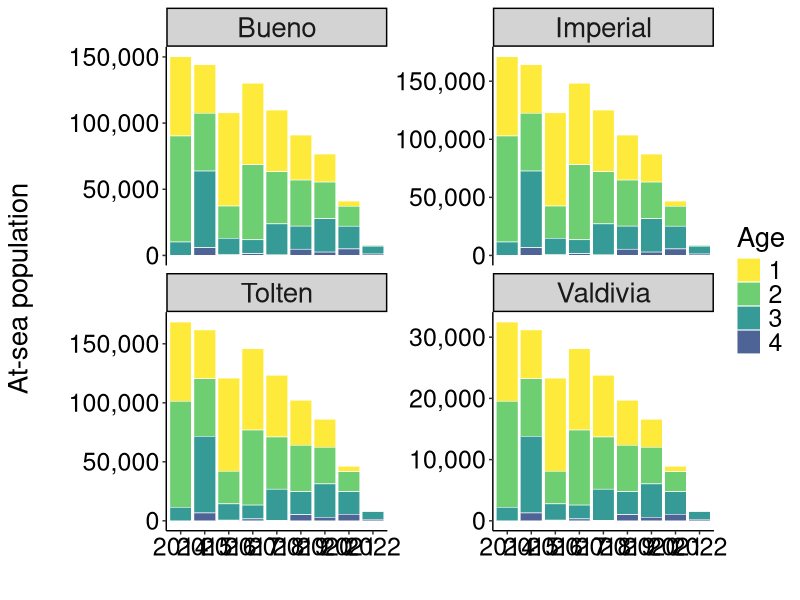
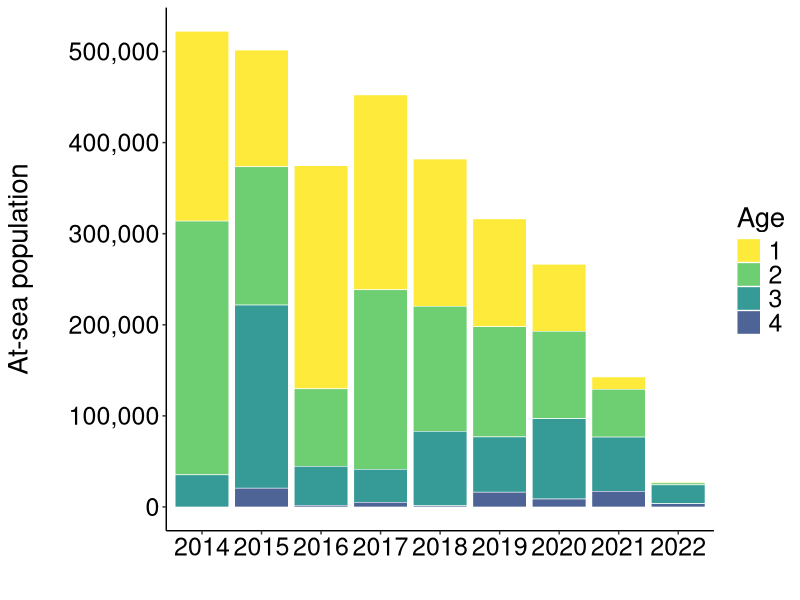

Source code (R) for these figures, in order:
# Backward cohort reconstruction — at-sea population by river

library(tidyverse)
library(ggplot2)

# ---- Cargar datos ----

# Población por edad, río y año (del script anterior)
poblacion_por_edad <- read.csv("data/data_raw/river-population/age-structure-population-by-river.csv")

# ---- Parámetros ----

mortalidades <- c(`1` = 0.2, `2` = 0.2, `3` = 0.2, `4` = 0.2, `5` = 0.2)

# ---- Función retrocálculo por río ----

calcular_retrocalculo_por_rio <- function(datos_poblacion, mortalidades) {
  
  datos_base <- datos_poblacion %>%
    filter(!is.na(N_estimado_por_edad), N_estimado_por_edad > 0) %>%
    mutate(age = as.numeric(age))
  
  poblacion_mar_completa <- data.frame()
  
  for(i in 1:nrow(datos_base)) {
    rio <- datos_base$Rio[i]
    edad_retorno <- datos_base$age[i]
    anio_retorno <- datos_base$year[i]
    retornantes <- datos_base$N_estimado_por_edad[i]
    
    poblacion_actual <- retornantes
    
    for(edad_actual in edad_retorno:1) {
      anio_actual <- anio_retorno - (edad_retorno - edad_actual)
      
      if(edad_actual < edad_retorno) {
        M_edad <- mortalidades[as.character(edad_actual)]
        if(!is.na(M_edad)) {
          poblacion_actual <- poblacion_actual * exp(M_edad)
        }
      }
      
      if(edad_actual < edad_retorno) {
        poblacion_mar_completa <- rbind(
          poblacion_mar_completa,
          data.frame(
            year = anio_actual,
            Rio = rio,
            age = edad_actual,
            N_mar = poblacion_actual
          )
        )
      }
    }
  }
  
  poblacion_mar_final <- poblacion_mar_completa %>%
    group_by(year, Rio, age) %>%
    summarise(
      N_mar = sum(N_mar, na.rm = TRUE),
      .groups = "drop"
    ) %>%
    arrange(Rio, year, age)
  
  return(poblacion_mar_final)
}

# ---- Ejecutar retrocálculo ----

poblacion_mar_por_rio <- calcular_retrocalculo_por_rio(poblacion_por_edad, mortalidades)

# ---- Crear tabla global ----

poblacion_mar_global <- poblacion_mar_por_rio %>%
  group_by(year, age) %>%
  summarise(
    N_mar_total = sum(N_mar, na.rm = TRUE),
    .groups = "drop"
  ) %>%
  arrange(year, age)

# ---- Gráficos ----

colores_edad <- c(
 "1" = "#FDE725",  # amarillo claro
 "2" = "#5DC863",  # verde
 "3" = "#21908C",  # verde-azul
 "4" = "#3B528B",  # azul-morado
 "5" = "#440154"   # morado oscuro
)

# Gráfico 1: Por río
p1 <- poblacion_mar_por_rio %>%
 filter(year >= 2014 & year <= 2022) %>%
 mutate(age = factor(age)) %>%
 ggplot(aes(x = factor(year), y = N_mar, fill = age)) +
 geom_col(alpha = 0.9, color = "white", size = 0.2) +
 facet_wrap(~ Rio, scales = "free_y") +
 scale_fill_manual(values = colores_edad, name = "Age") +
 scale_y_continuous(labels = scales::comma) +
 labs(
   x = "",
   y = "At-sea population\n"
 ) +
 theme_classic() +
 theme(
   axis.text = element_text(size = 18, color = "black"),
   strip.background = element_rect(fill = "lightgray"),
   axis.title = element_text(size = 20),
   strip.text = element_text(size = 20),
   legend.title = element_text(size = 20),
   legend.text = element_text(size = 18)
 )

print(p1)

# Gráfico 2: Global
p2 <- poblacion_mar_global  %>%
 filter(year >= 2014 & year <= 2022) %>%
 mutate(age = factor(age)) %>%
  ggplot(aes(x = factor(year), y = N_mar_total, fill = age)) +
  geom_col(alpha = 0.9, color = "white", size = 0.2) +
  scale_fill_manual(values = colores_edad, name = "Age") +
  scale_y_continuous(labels = scales::comma) +
  labs(
    x = "", 
    y = "At-sea population\n"
  ) +
 theme_classic() +
 theme(
   axis.text = element_text(size = 18, color = "black"),
   strip.background = element_rect(fill = "lightgray"),
   axis.title = element_text(size = 20),
   strip.text = element_text(size = 20),
   legend.title = element_text(size = 20),
   legend.text = element_text(size = 18)
 )
print(p2)

# ---- Guardar resultados ----

write.csv(poblacion_mar_por_rio, "data/data_raw/river-population/poblacion_total_mar_por_rio.csv", row.names = FALSE)
write.csv(poblacion_mar_global, "data/data_raw/river-population/poblacion_mar_global.csv", row.names = FALSE)
